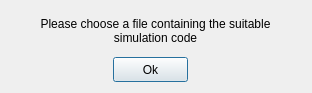
<?xml version="1.0" encoding="UTF-8"?>
<ui version="4.0">
 <class>dialogSimulation</class>
 <widget class="QDialog" name="dialogSimulation">
  <property name="geometry">
   <rect>
    <x>0</x>
    <y>0</y>
    <width>312</width>
    <height>93</height>
   </rect>
  </property>
  <property name="windowTitle">
   <string>Choose simulation file</string>
  </property>
  <widget class="QPushButton" name="pushButton">
   <property name="geometry">
    <rect>
     <x>113</x>
     <y>57</y>
     <width>75</width>
     <height>25</height>
    </rect>
   </property>
   <property name="text">
    <string>Ok</string>
   </property>
  </widget>
  <widget class="QLabel" name="label">
   <property name="geometry">
    <rect>
     <x>-40</x>
     <y>0</y>
     <width>391</width>
     <height>61</height>
    </rect>
   </property>
   <property name="text">
    <string>Please choose a file containing the suitable 
simulation code</string>
   </property>
   <property name="alignment">
    <set>Qt::AlignCenter</set>
   </property>
  </widget>
 </widget>
 <resources/>
 <connections/>
</ui>
